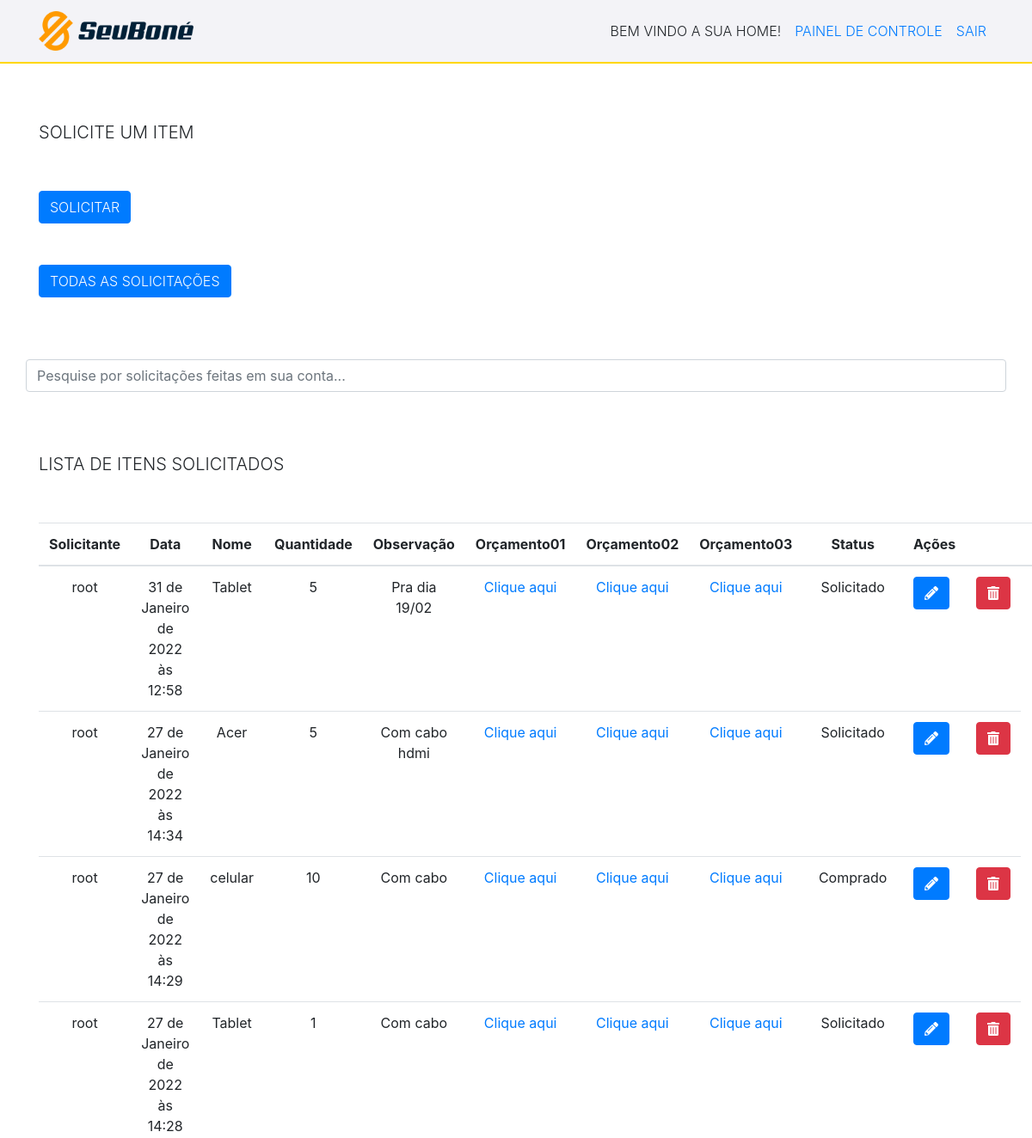
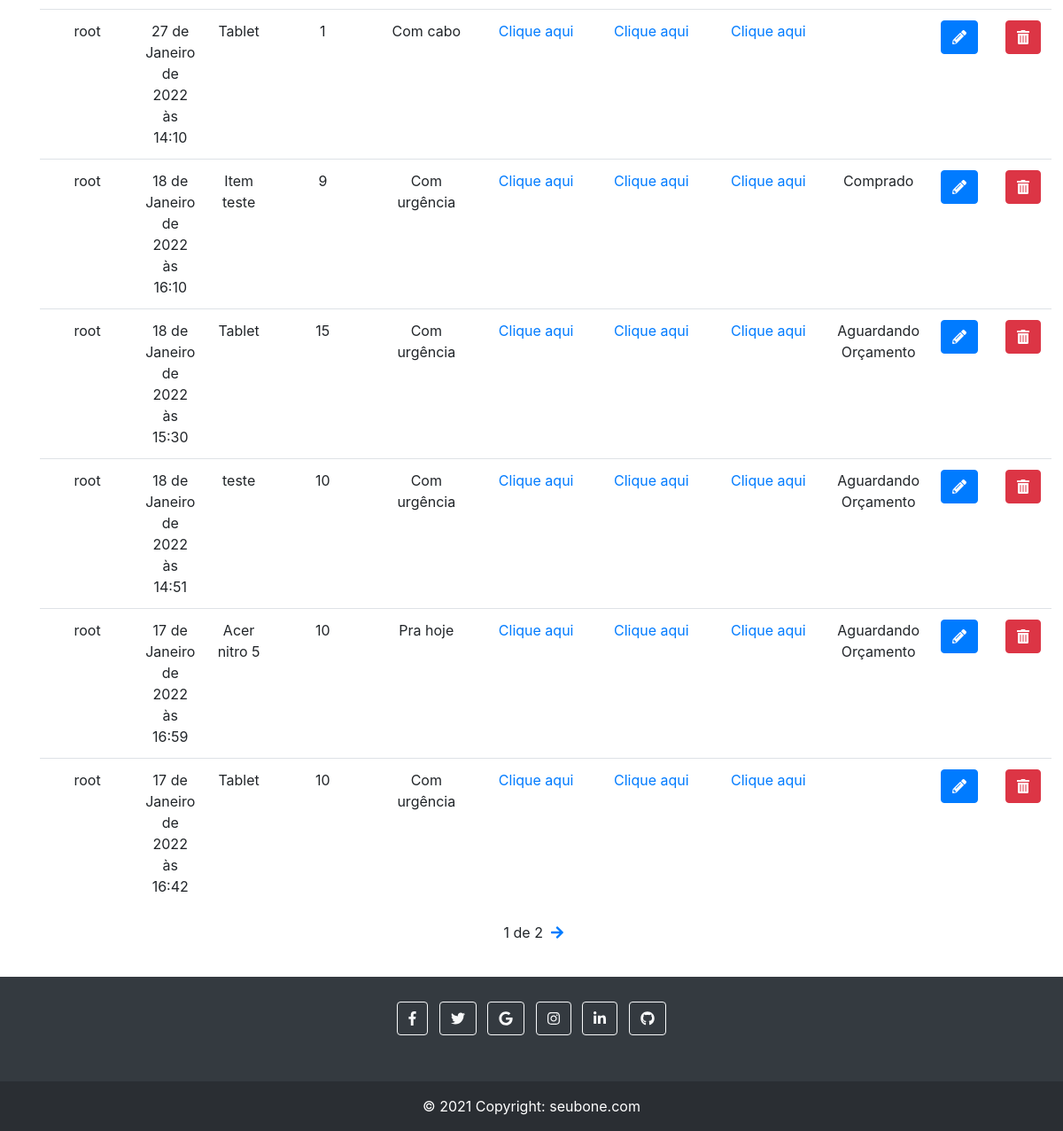
The app's page / (signed in) with its own data (2 pictures, top to bottom).
### tasks/models.py (models this page shows, shortened)
class Task(models.Model):
    STATUS = (
        ('solicitado', 'Solicitado'),
        ('Comprado', 'Comprado'),
        ('Aguardando Orçamento', 'Aguardando Orçamento'),
        ('Recebido', 'Recebido'),
    )
    nome_item = models.CharField(max_length=255)
    quantidade = models.IntegerField(blank=True, null=True)
    observação = models.CharField(max_length=255, null=True)
    orçamento01 = models.FileField(upload_to='', blank=True, null=True) #onde o upload irá ficar tem que ser definido no Media_Root (settigns.py do projeto todo) (quando o site tiver no servidor deve se especificar uma outra pasta)
    orçamento02 = models.FileField(upload_to='', blank=True, null=True)
    orçamento03 = models.FileField(upload_to='', blank=True, null=True)
    status = models.CharField(
        max_length=22, #aqui precisa ficar o nmr máximo de caracteres que o status terá (ou seja colocamos o nmr máximo da maior palavra)
        choices=STATUS,
    )
    user = models.ForeignKey(get_user_model(), on_delete=models.CASCADE) #aqui será armazenado o id do usuário então iremos filtrar as solicitações de cada usuário para que cada usuário veja somente as suas.
    created_at = models.DateTimeField(auto_now_add=True)
    updated_at =models.DateTimeField(auto_now=True)

### tasks/views.py (the view)
# urls.py: path('', views.taskList, name='task-list'),
@login_required #Esse comando serve para proteger as urls, ou seja só acessa se estiver logado e autentidado
def taskList(request):
    tasks_list = Task.objects.all().order_by('-created_at').filter(user=request.user) #pegando todos os objects do banco, ordenando do mais novo para o mais antigo
    paginator = Paginator(tasks_list, 10)
    page = request.GET.get('page')
    tasks = paginator.get_page(page)
    return render(request, 'tasks/list.html', {'tasks': tasks}) #renderizando para um arquivo externo dentro da pasta templates, tasks

### tasks/templates/tasks/list.html (shortened to what this page needs)
{% extends 'base.html' %}
{% block content %}
<br>
<br>
<div class="container titulo" >
    <h5 class="text-uppercase font-weight-light text-monospace">Solicite um item</h5>
</div>
<br>
<br>
            <div class="container" >
                <a href="newtask/" >
                        <button type="button" class="btn btn-primary botao text-uppercase font-weight-light text-monospace">Solicitar</button>
                </a>
                <br>
                <br>
                <br>
                <a href="solicitacoesGerais/" >
                     <button type="button" class="btn btn-primary botao text-uppercase font-weight-light text-monospace">Todas as solicitações</button>
                 </a>
                 <br>
                 <br>
                 <br>
                 <br>
            </div>
            <div class="col-12 container ajustePesquisar" >
                <input class="form-control container" id="myInput" type="text" placeholder="Pesquise por solicitações feitas em sua conta..." >
             </div>
             <br>
    <br>
    <br>
    <div class="container" >
        <h5 class="text-uppercase font-weight-light text-monospace">Lista de itens solicitados</h5>
    </div>
    <br>
    <br>
    <div class="container" >
    <div class="tabela">
        <table class="table">
            <thead>
            <tr>
                <th style="text-align: center;" >Solicitante</th>
                <th style="text-align: center;" >Data</th>
                <th style="text-align: center;" >Nome</th>
                <th style="text-align: center;" >Quantidade</th>
                <th style="text-align: center;" >Observação</th>
                <th style="text-align: center;" >Orçamento01</th>
                <th style="text-align: center;" >Orçamento02</th>
                <th style="text-align: center;" >Orçamento03</th>
                <th style="text-align: center;" >Status</th>
                <th style="text-align: center;" >Ações</th>
                <th></th>
                <th></th>
            </tr>
            </thead>
            <tbody id="myTable" class="alinhar">
            {% for task in tasks %}
            <tr>
                <td style="text-align: center;" >{{task.user}}</td>
                <td style="text-align: center;" >{{task.created_at}}</td>
                <td style="text-align: center;" >{{task.nome_item}}</td>
                <td style="text-align: center;" >{{task.quantidade}}</td>
                <td style="text-align: center;" >{{task.observação}}</td>
                <td style="text-align: center;" ><a href="/midia/{{task.orçamento01}}" >Clique aqui</a></td>
                <td style="text-align: center;" ><a href="/midia/{{task.orçamento02}}" >Clique aqui</a></td>
                <td style="text-align: center;" ><a href="/midia/{{task.orçamento03}}" >Clique aqui</a></td>
                <td style="text-align: center;" >{{task.status}}</a></td>
                <td>
                    <a href="edit/{{task.id}}" ><button type="button" class="btn btn-primary"><i class="fas fa-pencil-alt"></i></button></a>
                </td>
                <td>
                    <a href="delete/{{task.id}}" class="delete-btn" ><button type="button" class="btn btn-danger"><i class="fas fa-trash-alt"></i></button></a>
                </td>
            </tr>
            {% endfor %}
            </tbody>
        </table>
        <div class="pagination" >
            <span class="step-links" >
                <span class="current" >
                    {{ tasks.number }} de {{ tasks.paginator.num_pages }}
                </span>
                {% if tasks.has_next %}
                    <a href="?page={{ tasks.next_page_number }}" ><i class="fas fa-arrow-right" ></i></a>
                {% endif %}
            </span>
        </div>
        <br>
        <br>
        <br>
        <br>
        <br>
        <br>
        <br>
        <br>
        </div>
    </div>
{% endblock %}

### tasks/templates/base.html (style rules this page uses)
html, body { background-color: #ffffff; }

### tasks/templates/tasks/list.html (style rules this page uses)
.pagination { margin-bottom: 20px; }
.step-links { position: relative; margin-left: auto; margin-right: auto; }
.step-links .current { margin-left: 5px; margin-right: 5px; }

### records on screen
Task: user "root", created_at "31 de Janeiro de 2022 às 12:58", nome_item "Tablet", quantidade "5", observação "Pra dia 19/02", status "Solicitado"
Task: user "root", created_at "27 de Janeiro de 2022 às 14:34", nome_item "Acer", quantidade "5", observação "Com cabo hdmi", status "Solicitado"
Task: user "root", created_at "27 de Janeiro de 2022 às 14:29", nome_item "celular", quantidade "10", observação "Com cabo", status "Comprado"
Task: user "root", created_at "27 de Janeiro de 2022 às 14:28", nome_item "Tablet", quantidade "1", observação "Com cabo", status "Solicitado"
Task: user "root", created_at "27 de Janeiro de 2022 às 14:10", nome_item "Tablet", quantidade "1", observação "Com cabo"
Task: user "root", created_at "18 de Janeiro de 2022 às 16:10", nome_item "Item teste", quantidade "9", observação "Com urgência", status "Comprado"
Task: user "root", created_at "18 de Janeiro de 2022 às 15:30", nome_item "Tablet", quantidade "15", observação "Com urgência", status "Aguardando Orçamento"
Task: user "root", created_at "18 de Janeiro de 2022 às 14:51", nome_item "teste", quantidade "10", observação "Com urgência", status "Aguardando Orçamento"
Task: user "root", created_at "17 de Janeiro de 2022 às 16:59", nome_item "Acer nitro 5", quantidade "10", observação "Pra hoje", status "Aguardando Orçamento"
Task: user "root", created_at "17 de Janeiro de 2022 às 16:42", nome_item "Tablet", quantidade "10", observação "Com urgência"

### other values on screen
{{ tasks.number }} "1"
{{ tasks.paginator.num_pages }} "2"
